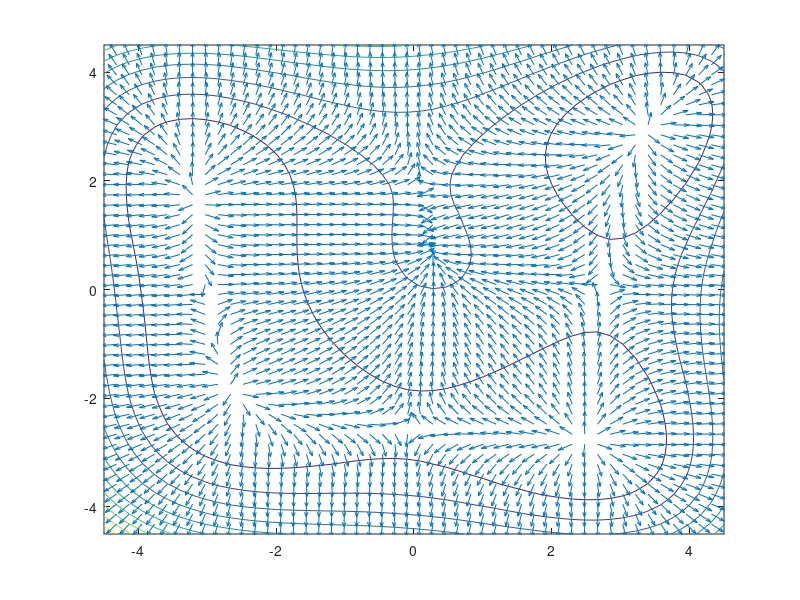

This figure's MATLAB source:
clf
clear all
close all


f=@(x,y) (81/64*x.^2-9/8*y-11).^2 + (-9/8*x+81/64*y.^2-7).^2;
dd=linspace(-4.5,4.5,50);
[X,Y]=meshgrid(dd,dd);
Z=f(X,Y);
[Gx,Gy]=gradient(Z);
L=sqrt(Gx.^2+Gy.^2);
contour(X,Y,Z)
hold on
quiver(X,Y,Gx./L,Gy./L)

F=@(v) f(v(1),v(2))

[l1,v1]=fminunc(F,[-3.5,1.5])
[l2,v2]=fminunc(F,[-2.5,-2])
[l3,v3]=fminunc(F,[2.5,-3])
[l4,v4]=fminunc(F,[3.5,2.5])

